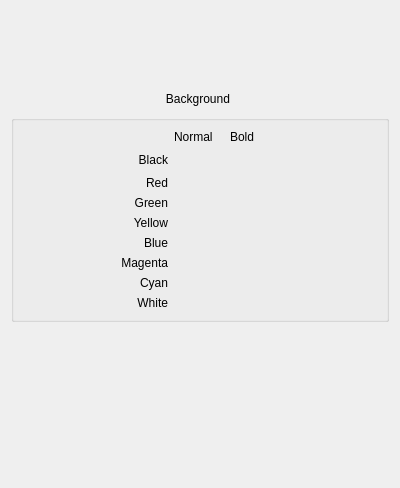
<?xml version="1.0" encoding="UTF-8"?>
<ui version="4.0">
 <class>PreferencesColor</class>
 <widget class="QWidget" name="PreferencesColor">
  <property name="geometry">
   <rect>
    <x>0</x>
    <y>0</y>
    <width>400</width>
    <height>488</height>
   </rect>
  </property>
  <property name="windowTitle">
   <string>Form</string>
  </property>
  <layout class="QVBoxLayout" name="verticalLayout" stretch="1,0,0,2">
   <item>
    <spacer name="verticalSpacer">
     <property name="orientation">
      <enum>Qt::Vertical</enum>
     </property>
     <property name="sizeHint" stdset="0">
      <size>
       <width>20</width>
       <height>0</height>
      </size>
     </property>
    </spacer>
   </item>
   <item>
    <layout class="QHBoxLayout" name="horizontalLayout">
     <item>
      <spacer name="horizontalSpacer">
       <property name="orientation">
        <enum>Qt::Horizontal</enum>
       </property>
       <property name="sizeHint" stdset="0">
        <size>
         <width>40</width>
         <height>20</height>
        </size>
       </property>
      </spacer>
     </item>
     <item>
      <widget class="QLabel" name="label">
       <property name="text">
        <string>Background</string>
       </property>
       <property name="alignment">
        <set>Qt::AlignRight|Qt::AlignTrailing|Qt::AlignVCenter</set>
       </property>
      </widget>
     </item>
     <item>
      <widget class="UJ::ColorWell" name="colorBackground" native="true"/>
     </item>
     <item>
      <spacer name="horizontalSpacer_2">
       <property name="orientation">
        <enum>Qt::Horizontal</enum>
       </property>
       <property name="sizeHint" stdset="0">
        <size>
         <width>40</width>
         <height>20</height>
        </size>
       </property>
      </spacer>
     </item>
    </layout>
   </item>
   <item>
    <widget class="QGroupBox" name="groupBox">
     <property name="title">
      <string/>
     </property>
     <layout class="QGridLayout" name="gridLayout" columnminimumwidth="0,0,50,50,0">
      <item row="6" column="1">
       <widget class="QLabel" name="label_9">
        <property name="text">
         <string>Magenta</string>
        </property>
        <property name="alignment">
         <set>Qt::AlignRight|Qt::AlignTrailing|Qt::AlignVCenter</set>
        </property>
       </widget>
      </item>
      <item row="8" column="1">
       <widget class="QLabel" name="label_11">
        <property name="text">
         <string>White</string>
        </property>
        <property name="alignment">
         <set>Qt::AlignRight|Qt::AlignTrailing|Qt::AlignVCenter</set>
        </property>
       </widget>
      </item>
      <item row="2" column="1">
       <widget class="QLabel" name="label_5">
        <property name="text">
         <string>Red</string>
        </property>
        <property name="alignment">
         <set>Qt::AlignRight|Qt::AlignTrailing|Qt::AlignVCenter</set>
        </property>
       </widget>
      </item>
      <item row="1" column="0">
       <spacer name="horizontalSpacer_3">
        <property name="orientation">
         <enum>Qt::Horizontal</enum>
        </property>
        <property name="sizeHint" stdset="0">
         <size>
          <width>40</width>
          <height>20</height>
         </size>
        </property>
       </spacer>
      </item>
      <item row="4" column="1">
       <widget class="QLabel" name="label_7">
        <property name="text">
         <string>Yellow</string>
        </property>
        <property name="alignment">
         <set>Qt::AlignRight|Qt::AlignTrailing|Qt::AlignVCenter</set>
        </property>
       </widget>
      </item>
      <item row="0" column="2">
       <widget class="QLabel" name="label_2">
        <property name="text">
         <string>Normal</string>
        </property>
        <property name="alignment">
         <set>Qt::AlignLeading|Qt::AlignLeft|Qt::AlignVCenter</set>
        </property>
       </widget>
      </item>
      <item row="3" column="1">
       <widget class="QLabel" name="label_6">
        <property name="text">
         <string>Green</string>
        </property>
        <property name="alignment">
         <set>Qt::AlignRight|Qt::AlignTrailing|Qt::AlignVCenter</set>
        </property>
       </widget>
      </item>
      <item row="5" column="1">
       <widget class="QLabel" name="label_8">
        <property name="text">
         <string>Blue</string>
        </property>
        <property name="alignment">
         <set>Qt::AlignRight|Qt::AlignTrailing|Qt::AlignVCenter</set>
        </property>
       </widget>
      </item>
      <item row="0" column="3">
       <widget class="QLabel" name="label_3">
        <property name="text">
         <string>Bold</string>
        </property>
        <property name="alignment">
         <set>Qt::AlignLeading|Qt::AlignLeft|Qt::AlignVCenter</set>
        </property>
       </widget>
      </item>
      <item row="1" column="4">
       <spacer name="horizontalSpacer_4">
        <property name="orientation">
         <enum>Qt::Horizontal</enum>
        </property>
        <property name="sizeHint" stdset="0">
         <size>
          <width>40</width>
          <height>20</height>
         </size>
        </property>
       </spacer>
      </item>
      <item row="7" column="1">
       <widget class="QLabel" name="label_10">
        <property name="text">
         <string>Cyan</string>
        </property>
        <property name="alignment">
         <set>Qt::AlignRight|Qt::AlignTrailing|Qt::AlignVCenter</set>
        </property>
       </widget>
      </item>
      <item row="1" column="1">
       <widget class="QLabel" name="label_4">
        <property name="text">
         <string>Black</string>
        </property>
        <property name="alignment">
         <set>Qt::AlignRight|Qt::AlignTrailing|Qt::AlignVCenter</set>
        </property>
       </widget>
      </item>
      <item row="1" column="2">
       <widget class="UJ::ColorWell" name="colorBlack" native="true"/>
      </item>
      <item row="1" column="3">
       <widget class="UJ::ColorWell" name="colorBlackBold" native="true"/>
      </item>
      <item row="2" column="2">
       <widget class="UJ::ColorWell" name="colorRed" native="true"/>
      </item>
      <item row="2" column="3">
       <widget class="UJ::ColorWell" name="colorRedBold" native="true"/>
      </item>
      <item row="3" column="2">
       <widget class="UJ::ColorWell" name="colorGreen" native="true"/>
      </item>
      <item row="4" column="2">
       <widget class="UJ::ColorWell" name="colorYellow" native="true"/>
      </item>
      <item row="3" column="3">
       <widget class="UJ::ColorWell" name="colorGreenBold" native="true"/>
      </item>
      <item row="4" column="3">
       <widget class="UJ::ColorWell" name="colorYellowBold" native="true"/>
      </item>
      <item row="5" column="2">
       <widget class="UJ::ColorWell" name="colorBlue" native="true"/>
      </item>
      <item row="5" column="3">
       <widget class="UJ::ColorWell" name="colorBlueBold" native="true"/>
      </item>
      <item row="6" column="2">
       <widget class="UJ::ColorWell" name="colorMagenta" native="true"/>
      </item>
      <item row="6" column="3">
       <widget class="UJ::ColorWell" name="colorMagentaBold" native="true"/>
      </item>
      <item row="7" column="2">
       <widget class="UJ::ColorWell" name="colorCyan" native="true"/>
      </item>
      <item row="7" column="3">
       <widget class="UJ::ColorWell" name="colorCyanBold" native="true"/>
      </item>
      <item row="8" column="2">
       <widget class="UJ::ColorWell" name="colorWhite" native="true"/>
      </item>
      <item row="8" column="3">
       <widget class="UJ::ColorWell" name="colorWhiteBold" native="true"/>
      </item>
     </layout>
    </widget>
   </item>
   <item>
    <spacer name="verticalSpacer_2">
     <property name="orientation">
      <enum>Qt::Vertical</enum>
     </property>
     <property name="sizeHint" stdset="0">
      <size>
       <width>20</width>
       <height>0</height>
      </size>
     </property>
    </spacer>
   </item>
  </layout>
 </widget>
 <customwidgets>
  <customwidget>
   <class>UJ::ColorWell</class>
   <extends>QWidget</extends>
   <header>ColorWell.h</header>
   <container>1</container>
  </customwidget>
 </customwidgets>
 <resources/>
 <connections/>
</ui>
